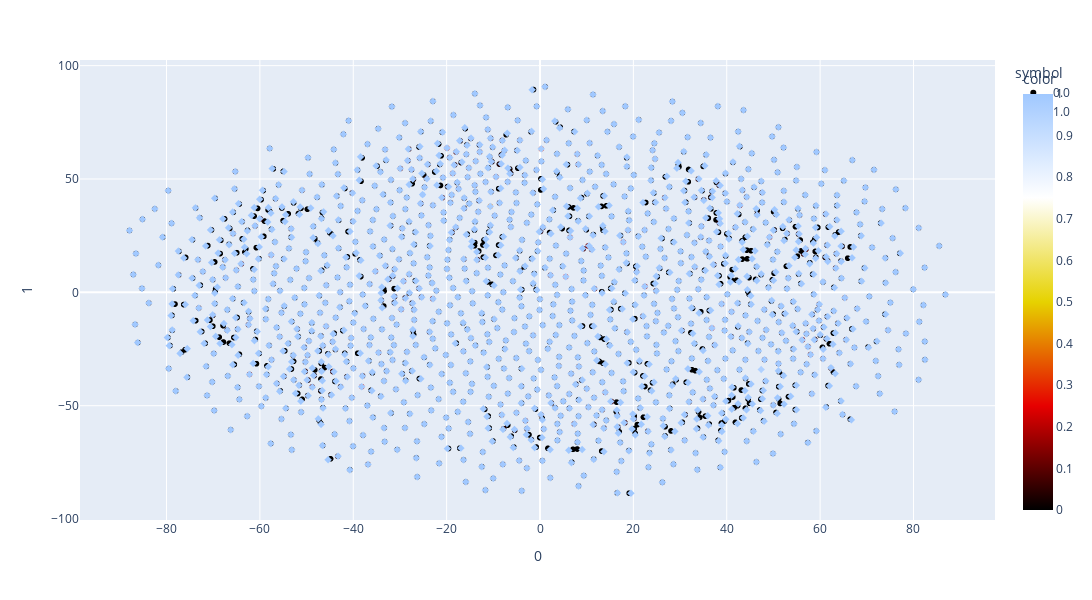

This figure's notebook cell:
### Code cell
px.scatter(
    X_2d, 
    x=0, 
    y=1,
    color=density_vals,
    color_continuous_scale=px.colors.named_colorscales()[2],
    width=1200, 
    height=600,
    symbol = X_both_if_adv
)

### Figure 1 — Plotly figure (JSON) as saved in the notebook; plotly's stock layout.template omitted (floating-point values rounded to 4 significant figures; data arrays with more than 128 entries replaced by an {"elided": "..."} marker saying what was removed)
{"data": [{"hovertemplate": "symbol=0.0<br>0=%{x}<br>1=%{y}<br>color=%{marker.color}<extra></extra>", "legendgroup": "0.0", "marker": {"color": {"elided": "1320 float values"}, "coloraxis": "coloraxis", "symbol": "circle"}, "mode": "markers", "name": "0.0", "showlegend": true, "type": "scattergl", "x": {"elided": "1320 float values"}, "xaxis": "x", "y": {"elided": "1320 float values"}, "yaxis": "y"}, {"hovertemplate": "symbol=1.0<br>0=%{x}<br>1=%{y}<br>color=%{marker.color}<extra></extra>", "legendgroup": "1.0", "marker": {"color": {"elided": "1320 float values"}, "coloraxis": "coloraxis", "symbol": "diamond"}, "mode": "markers", "name": "1.0", "showlegend": true, "type": "scattergl", "x": {"elided": "1320 float values"}, "xaxis": "x", "y": {"elided": "1320 float values"}, "yaxis": "y"}], "layout": {"coloraxis": {"colorbar": {"title": {"text": "color"}}, "colorscale": [[0, "rgb(0,0,0)"], [0.25, "rgb(230,0,0)"], [0.5, "rgb(230,210,0)"], [0.75, "rgb(255,255,255)"], [1, "rgb(160,200,255)"]]}, "height": 600, "legend": {"title": {"text": "symbol"}, "tracegroupgap": 0}, "margin": {"t": 60}, "width": 1200, "xaxis": {"anchor": "y", "domain": [0, 1], "title": {"text": "0"}}, "yaxis": {"anchor": "x", "domain": [0, 1], "title": {"text": "1"}}}}
